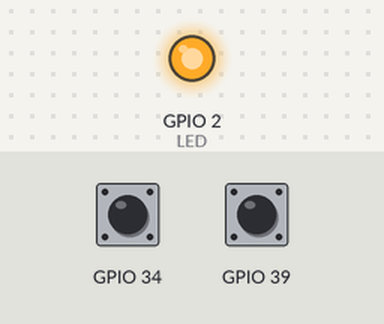
The program below on a simulated ESP32. Parts: output pins drawn as LEDs (lit = HIGH). Inputs (shaded band) come from the test bench; at power-on: GPIO 34 HIGH, GPIO 39 HIGH. What the program prints to the serial monitor is not drawn.

Above: at 1.2 s.
1.3 s: GPIO 34 pulled LOW for 0.15 s
Timing chart, 0 to 4.3 s (numbered marks = the images above; inputs shaded):
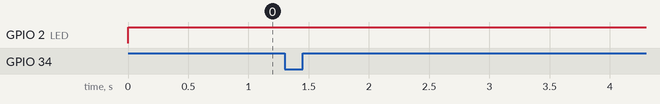

The program:

main.cpp
```cpp
/*
 * File:   main.cpp
 * Author: philippe SIMIER Touchard Washington
 *
 * Created on 16 juillet 2022, 09:32
 */

#include <Arduino.h>
#include <Compteur.h>

const int LED = 2;
const int BP = 33;


Compteur C1(39,250);
Compteur C2(34,250);

void setup() {

    pinMode(LED, OUTPUT);
    Serial.begin(115200);
    Serial.println("Test BP");

    digitalWrite(LED, 0);
}

void loop() {

    Serial.printf("compteur 1 : %d\r\n", C1.getValue());
    Serial.printf("compteur 2 : %d\r\n", C2.getValue());

    if (C1.getValue()%10 == 0)
        digitalWrite(LED, 1);
    else
        digitalWrite(LED, 0);

    delay(10000);
}
```

Measured:
- after the input at 1.3 s, every drawn part: stays the same
